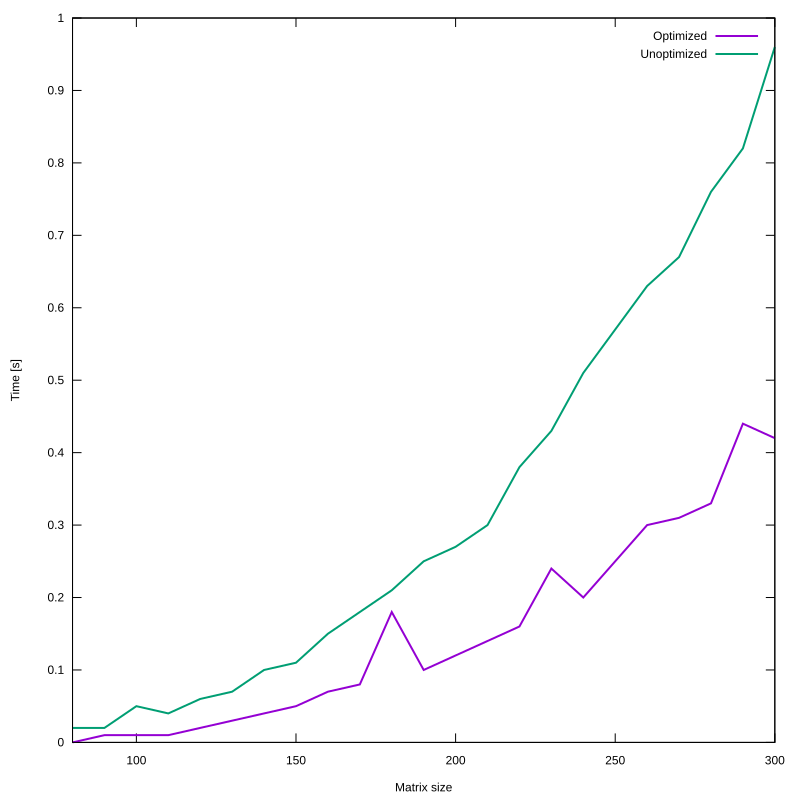

Here is the gnuplot script that generated this plot:
data = ARG1

set terminal svg background 'white' size 800,800

set xlabel "Matrix size"
set ylabel "Time [s]"

set xrange [80:*]

plot data using 1:2 with lines lw 2 title "Optimized", data using 1:3 with lines lw 2 title "Unoptimized"
